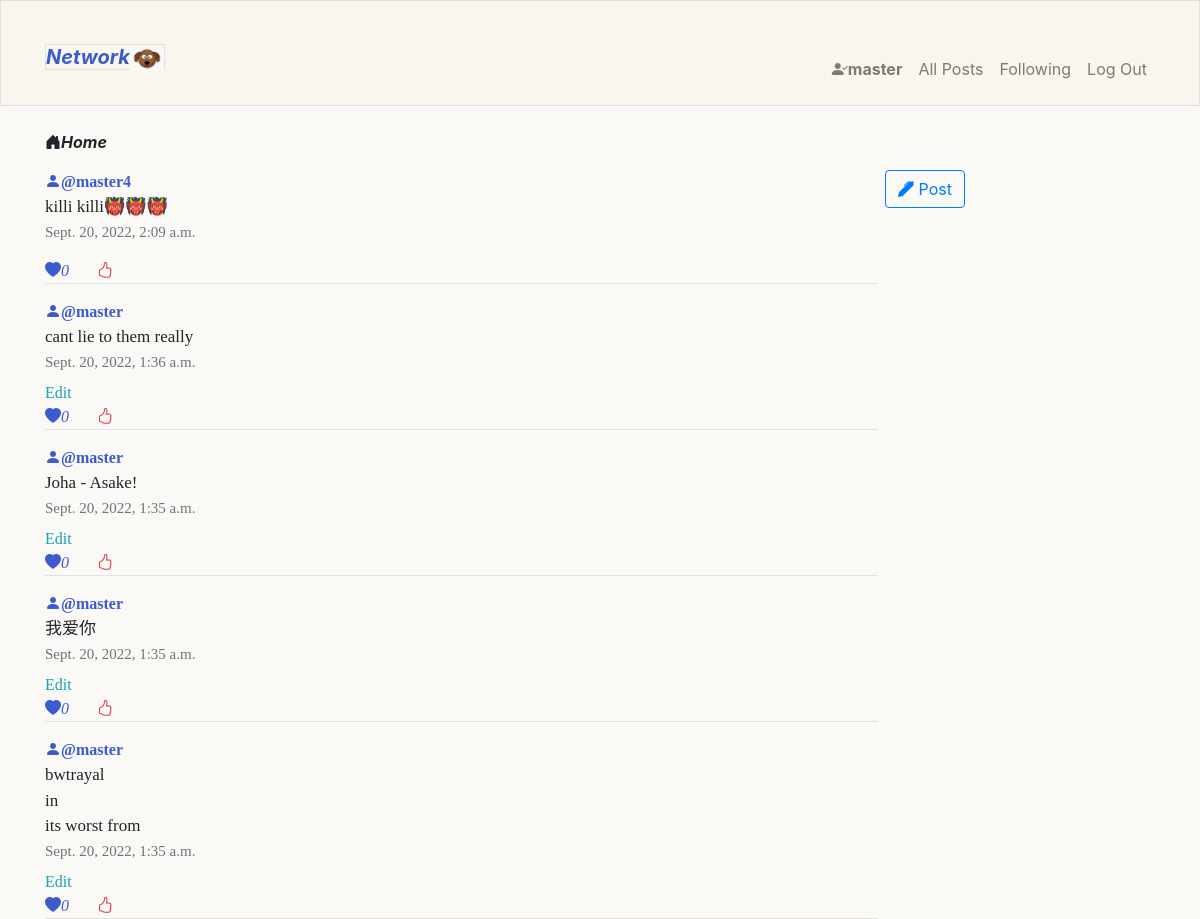
The page /all_post/page/1 (signed in, upper part) on the database as committed earlier.
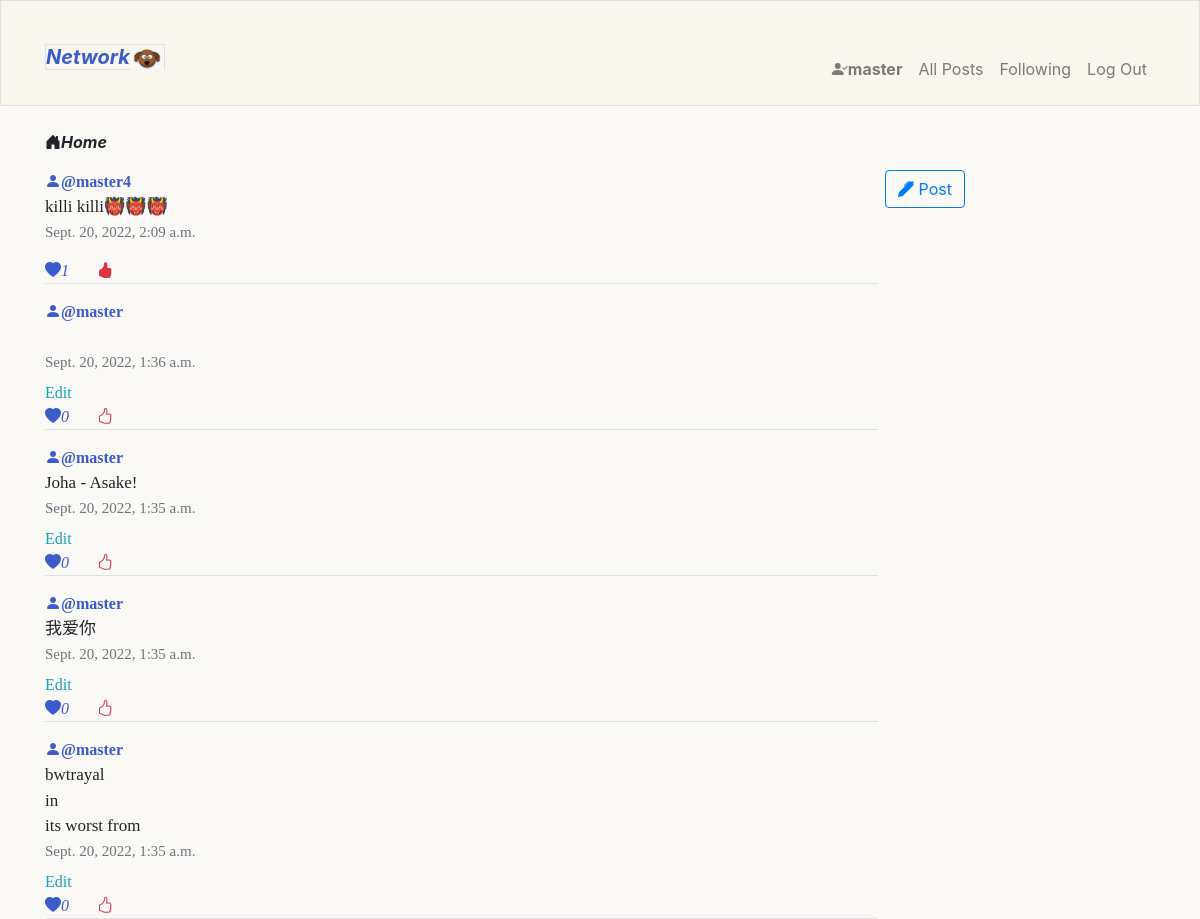
The same page on the database as committed later.
### network/models.py (models this page shows, shortened)
class Post(models.Model):
    content = models.CharField(max_length=200)
    likes = models.IntegerField(default=0)
    created = models.DateTimeField(auto_now_add=True)
    user = models.ForeignKey(User,on_delete=models.CASCADE,related_name="post_created")

class User(AbstractUser):
    followers_number = models.IntegerField(default=0)
    following_number = models.IntegerField(default=0)
    joined = models.DateField(auto_now=True)

### network/views.py (the view)
# urls.py: path("all_post/page/<int:page_num>",views.all_post,name="all_post"),
@login_required
def all_post(request,page_num):
    if not  request.user.is_authenticated:
        return render(request,"network/login.html",{
            "error":"Session expired ,Login again"
        })
    all_post = Post.objects.all().order_by("-created")
    user_likes  = Likes.objects.filter(user=request.user)
    user_liked_post = [x.liked_posts for x in user_likes]
    pages = Paginator(all_post,10)  # show 10 post per page
    if page_num > pages.num_pages:
        return HttpResponseRedirect(reverse("index"))
    try:
        current_page = pages.get_page(page_num)
        return render(request, "network/all_post.html",{
            "current_page":current_page,
            "number_of_pages":pages.num_pages,
            "liked_posts":user_liked_post
        })
    except Exception as e:
        return HttpResponseRedirect(reverse("index"))

### network/templates/network/all_post.html (shortened to what this page needs)
{% extends 'network/layout.html' %}
{% block body %}
    <p class=" mt-4 "><strong class= "font-italic"><i class="bi bi-house-door-fill"></i>Home</strong> </p>
    <div class= "position-fixed post-button  d-flex justify-content-end">
        <a href="{% url 'new_post' %}" class=" ">  <button class="btn btn-outline-primary"><i class="bi bi-pen-fill"></i> Post</button></a>
    </div>
    <div class=" border-primary posts mb-3"  >
        {% for post in current_page %}
        <div class=" mt-3  border-bottom w-75">
            <a class=" " href=" {% url 'profile' post.user.id 1%}"><i class="bi bi-person-fill  blue-color-tone"></i><strong class=" blue-color-tone">@{{ post.user.username }}</strong></a>
            <div id="post-{{post.id}}-div">
                <p class="post-content-{{post.id}} text-break post-content ">{{post.content|linebreaksbr}}</p>
                <p class="date text-muted ">{{post.created}}</p>
                {% if post.user == request.user %}
                    <a href="" class="edit-post  d-block text-info w-25" data-id="{{post.id}}">Edit</a>
                {% endif %}
            </div>
            {% if post  in liked_posts%}
                <a ><i class="bi bi-heart-fill blue-color-tone" id="like-{{post.id}}">{{post.likes}}</i>    <a href="" class="mx-4 text-danger like-btn" data-id ="{{post.id}}"  data-action="false"><i class="bi bi-hand-thumbs-up-fill"></i></a>
            {% else %}
                <a ><i class="bi bi-heart-fill blue-color-tone" id="like-{{post.id}}">{{post.likes}}</i>    <a href="" class="mx-4 text-danger like-btn" data-id ="{{post.id}}"  data-action="true"><i class="bi bi-hand-thumbs-up"></i></a>
            {% endif %}
        </div>
        {%empty%}
        No Posts yet
        {% endfor %}
    </div>
{% endblock body %}

Rows that differ between the two databases and show on the page:
changed Post "killi killi👹👹👹": likes "0" → "1"
changed Post "Sept. 20, 2022, 1:36 a.m.": content "cant lie to them really" → (not shown)
